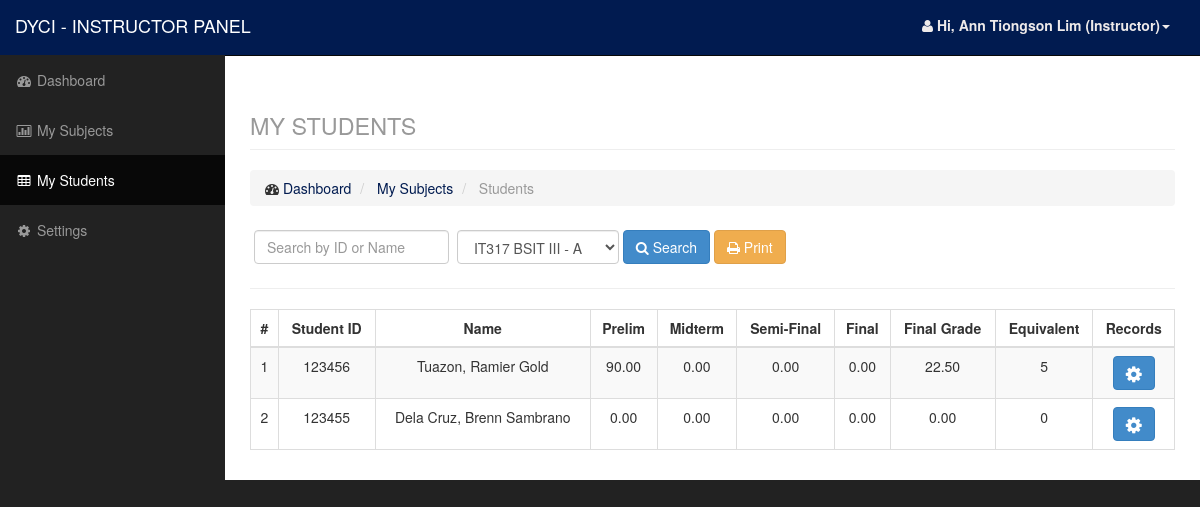
Page /teacher/student.php?classid=12 (signed in) on the committed database.
### tables this page shows
CREATE TABLE `student` (
  `id` int(11) NOT NULL,
  `studid` varchar(100) NOT NULL,
  `fname` varchar(50) NOT NULL,
  `midname` varchar(50) NOT NULL,
  `lname` varchar(50) NOT NULL,
  `college` varchar(50) NOT NULL,
  `course` varchar(100) NOT NULL,
  `year` varchar(50) NOT NULL,
  `section` varchar(50) NOT NULL
);

CREATE TABLE `studentsubjectlec` (
  `id` int(11) NOT NULL,
  `studid` int(11) NOT NULL,
  `classid` int(11) NOT NULL,
  `att1` float NOT NULL,
  `att2` float NOT NULL,
  `att3` float NOT NULL,
  `att4` float NOT NULL,
  `exam1` float NOT NULL,
  `exam2` float NOT NULL,
  `exam3` float NOT NULL,
  `exam4` float NOT NULL,
  `quiz1` float NOT NULL,
  `quiz2` float NOT NULL,
  `quiz3` float NOT NULL,
  `quiz4` float NOT NULL,
  `project1` float NOT NULL,
  `project2` float NOT NULL,
  `project3` float NOT NULL,
  `project4` float NOT NULL,
  `ass1` float NOT NULL,
  `ass2` float NOT NULL,
  `ass3` float NOT NULL,
  `ass4` float NOT NULL,
  `sw1` double NOT NULL,
  `sw2` double NOT NULL,
  `sw3` double NOT NULL,
  `sw4` double NOT NULL,
  `gw1` float NOT NULL,
  `gw2` float NOT NULL,
  `gw3` float NOT NULL,
  `gw4` float NOT NULL,
  `rec1` float NOT NULL,
  `rec2` float NOT NULL,
  `rec3` float NOT NULL,
  `rec4` float NOT NULL,
  `charc1` float NOT NULL,
  `charc2` float NOT NULL,
  `charc3` float NOT NULL,
  `charc4` float NOT NULL
);

### teacher/data/subject_model.php (called while the page is built, shortened)
<?php
    $subject = new Datasubject();
    class Datasubject {
        function getallsubject($id){
            $q = "select * from class where teacher=$id order by subject asc";
            $r = mysql_query($q);
            return $r;
        }
        function getsubjectbyid($id){
            $q = "select * from class where id=$id";
            $r = mysql_query($q);
            return $r;
        }
        function getsubjectbycode($code){
            $q = "select * from subject where code='$code'";
            $r = mysql_query($q);
            $data = mysql_fetch_array($r);
            return $data;
        }
    }

### teacher/data/student_model.php (called while the page is built, shortened)
<?php
    $student = new Datastudent();
    class Datastudent {
        function getstudentbyclass($classid){
            $q = "select * from studentsubject where classid=$classid";
            $r = mysql_query($q);
            $q3 = "select * from studentsubjectlec where classid=$classid";
            $r3 = mysql_query($q3);
            $q4 = "select * from studentsubjectlab where classid=$classid";
            $r4 = mysql_query($q4);
            $student = array();
            if($classid != null){
                while($row = mysql_fetch_array($r3)){
                    $q2 = 'select * from student where id='.$row['studid'].'';
                    $r2 = mysql_query($q2);
                    $student[] = mysql_fetch_array($r2);
                }
            }
            return $student;
        }
        function getstudentgrade($studid, $classid){
            $id = $_SESSION['id'];
            $q = "select * from teacher where teachid='$id'";
            $r = mysql_query($q);
            if ($row = mysql_fetch_array($r)) {
                $id = $row['id'];
            }
            $q = "SELECT * FROM `studentsubjectlec` LEFT JOIN criteria ON studentsubjectlec.classid = criteria.classid WHERE studentsubjectlec.studid='$studid' and criteria.teachid='$id'";
            $r = mysql_query($q);
            if($row = mysql_fetch_array($r)){
                $att1 = ($row['att1']) * (($row['catt1']) / 100 );
                $att2 = ($row['att2']) * (($row['catt2']) / 100 );
                $att3 = ($row['att3']) * (($row['catt3']) / 100 );
                $att4 = ($row['att4']) * (($row['catt4']) / 100 );
                $exam1 = ($row['exam1']) *  (($row['cexam1']) / 100);
                $exam2 = ($row['exam2']) *  (($row['cexam2']) / 100);
                $exam3 = ($row['exam3']) *  (($row['cexam3']) / 100);
                $exam4 = ($row['exam4']) *  (($row['cexam4']) / 100);
                $quiz1 = ($row['quiz1']) * (($row['cquiz1']) / 100);
                $quiz2 = ($row['quiz2']) * (($row['cquiz2']) / 100);
                $quiz3 = ($row['quiz3']) * (($row['cquiz3']) / 100);
                $quiz4 = ($row['quiz4']) * (($row['cquiz4']) / 100);
                $ass1 = ($row['ass1']) * (($row['cass1']) / 100);
                $ass2 = ($row['ass2']) * (($row['cass2']) / 100);
                $ass3 = ($row['ass3']) * (($row['cass3']) / 100);
                $ass4 = ($row['ass4']) * (($row['cass4']) / 100);
                $rec1 = ($row['rec1']) * (($row['crec1']) / 100);
                $rec2 = ($row['rec2']) * (($row['crec2']) / 100);
                $rec3 = ($row['rec3']) * (($row['crec3']) / 100);
                $rec4 = ($row['rec4']) * (($row['crec4']) / 100);
                $sw1 = ($row['sw1']) * (($row['csw1']) / 100);
                $sw2 = ($row['sw2']) * (($row['csw2']) / 100);
                $sw3 = ($row['sw3']) * (($row['csw3']) / 100);
                $sw4 = ($row['sw4']) * (($row['csw4']) / 100);
                $gw1 = ($row['gw1']) * (($row['cgw1']) / 100);
                $gw2 = ($row['gw2']) * (($row['cgw2']) / 100);
                $gw3 = ($row['gw3']) * (($row['cgw3']) / 100);
                $gw4 = ($row['gw4']) * (($row['cgw4']) / 100);
                $project1 = ($row['project1']) * (($row['cproject1']) / 100);
                $project2 = ($row['project2']) * (($row['cproject2']) / 100);
                $project3 = ($row['project3']) * (($row['cproject3']) / 100);
                $project4 = ($row['project4']) * (($row['cproject4']) / 100);
                $charc1 = ($row['charc1']) * (($row['ccharc1']) / 100);
                $charc2 = ($row['charc2']) * (($row['ccharc2']) / 100);
                $charc3 = ($row['charc3']) * (($row['ccharc3']) / 100);
                $charc4 = ($row['charc4']) * (($row['ccharc4']) / 100);
                $lecprelim = ($quiz1 + $ass1 + $rec1 + $sw1 + $gw1) * (($row['cstandlec1']) / 100);
                $lecmidterm = ($quiz2 + $ass2 + $rec2 + $sw2 + $gw2) * (($row['cstandlec2']) / 100);
                $lecsemis = ($quiz3 +  $ass3 + $rec3 + $sw3 + $gw3) * (($row['cstandlec3']) / 100);
                $lecfinals = ($quiz4 + $ass4 + $rec4 + $sw4 + $gw4) * (($row['cstandlec4']) / 100);
                $prelim = $att1 + $exam1 + $project1 + $lecprelim + $charc1;
                $midterm = $att2 + $exam2 + $project2 + $lecmidterm + $charc2;
                $semifinal = $att3 + $exam3 + $project3 + $lecsemis + $charc3;
                $final = $att4 + $exam4 + $project4 + $lecfinals + $charc4;
                $total = ($prelim * (($row['wdprelim']) / 100)) + ($midterm * (($row['wdmidterm']) / 100)) + ($semifinal * (($row['wdsemifinal']) / 100)) + ($final * (($row['wdfinal']) / 100));
                $data = array(
                    'eqtotal' => $this->gradeconversion($total),
                    'prelim' =>number_format($prelim, 2),
                    'midterm' =>number_format($midterm, 2),
                    'semifinal' =>number_format($semifinal, 2),
                    'final' =>number_format($final, 2),
                    'total' =>number_format($total, 2),
                    'att1' => $row['att1'],
                    'att2' => $row['att2'],
                    'att3' => $row['att3'],
                    'att4' => $row['att4'],
                    'exam1' => $row['exam1'],
                    'exam2' => $row['exam2'],
                    'exam3' => $row['exam3'],
                    'exam4' => $row['exam4'],
                    'project1' => $row['project1'],
                    'project2' => $row['project2'],
                    'project3' => $row['project3'],
                    'project4' => $row['project4'],
                    'quiz1' => $row['quiz1'],
                    'quiz2' => $row['quiz2'],
                    'quiz3' => $row['quiz3'],
                    'quiz4' => $row['quiz4'],
                    'ass1' => $row['ass1'],
                    'ass2' => $row['ass2'],
                    'ass3' => $row['ass3'],
                    'ass4' => $row['ass4'],
                    'rec1' => $row['rec1'],
                    'rec2' => $row['rec2'],
                    'rec3' => $row['rec3'],
                    'rec4' => $row['rec4'],
                    'sw1' => $row['sw1'],
                    'sw2' => $row['sw2'],
                    'sw3' => $row['sw3'],
                    'sw4' => $row['sw4'],
                    'gw1' => $row['gw1'],
                    'gw2' => $row['gw2'],
                    'gw3' => $row['gw3'],
                    'gw4' => $row['gw4'],
                    'charc1' => $row['charc1'],
                    'charc2' => $row['charc2'],
                    'charc3' => $row['charc3'],
                    'charc4' => $row['charc4'],
                    'cstandlec1' =>$row['cstandlec1'],
                    'cstandlec2' =>$row['cstandlec2'],
                    'cstandlec3' =>$row['cstandlec3'],
                    'cstandlec4' =>$row['cstandlec4'],
                    'cproject1' =>$row['cproject1'],
                    'cproject2' =>$row['cproject2'],
                    'cproject3' =>$row['cproject3'],
                    'cproject4' =>$row['cproject4'],
                );
            }
            return $data;
        }
        function gradeconversion($grade){
            $grade = number_format($grade);
            if($grade==0){
                 $data = 0;
            }else{
                switch ($grade) {
                     default:
                         $data = 5.0;
                }
            }
            return $data;
        }
    }

### teacher/student.php (the view, shortened to what this page needs)
<?php
    include('include/header.php');
    include('include/sidebar.php');
    include('data/subject_model.php');
    include('data/student_model.php');
    $mysubject = $subject->getallsubject($id);
    $classid = isset($_GET['classid']) ? $_GET['classid'] : null;
    $search = isset($_POST['search']) ? $_POST['search'] : null;
    if(isset($_POST['search'])){
        $classid = $_POST['subject'];
        $mystudent = $student->getstudentbysearch($classid,$search);
    }else{
        $mystudent = $student->getstudentbyclass($classid);
    }
    $subjectinfo = $subject->getsubjectbyid($classid);
?>
<div id="page-wrapper">
    <div class="container-fluid">
        <div class="row">
            <div class="col-lg-12">
                <h1 class="page-header">
                    <small>MY STUDENTS</small>
                </h1>
                <ol class="breadcrumb">
                    <li>
                        <i class="fa fa-dashboard"></i> <a href="index.php">Dashboard</a>
                    </li>
                    <li>
                        <a href="subject.php">My Subjects</a>
                    </li>
                    <li class="active">
                        Students
                    </li>
                </ol>
            </div>
        </div>
        <div class="row">
            <div class="col-lg-12">
                <div class="form-inline form-padding">
                    <form action="student.php?classid=<?php echo $classid?>" method="post">
                        <input type="text" class="form-control" name="search" placeholder="Search by ID or Name">
                        <select name="subject" class="form-control" required>
                            <?php while($row = mysql_fetch_array($mysubject)): ?>
                                <option value="<?php echo $row['id']?>" <?php if($row['id']==$classid) echo 'selected'; ?>><?php echo $row['subject'].' '.$row['course'].' '.$row['year'].' - '.$row['section'];?></option>
                            <?php endwhile; ?>
                        </select>
                        <button type="submit" name="submit" class="btn btn-primary"><i class="fa fa-search"></i> Search</button>
                        <a href="print.php?classid=<?php echo $classid; ?>" target="_blank"><button type="button" name="submit" class="btn btn-success"><i class="fa fa-print"></i> Print</button></a>
                    </form>
                </div>
            </div>
        </div>
        <hr/>
        <?php while($row = @mysql_fetch_array($subjectinfo)): ?>
        <?php $subjecttype = $subject->getsubjectbycode($row['subject'],$id); ?>
        <?php endwhile; ?>
        <div class="row">
            <div class="col-lg-12">
                <div class="table-responsive">
                    <table class="table table-striped table-bordered">
                        <thead>
                            <tr>
                                <th class="text-center">#</th>
                                <th class="text-center">Student ID</th>
                                <th class="text-center">Name</th>
                                <th class="text-center">Prelim</th>
                                <th class="text-center">Midterm</th>
                                <th class="text-center">Semi-Final</th>
                                <th class="text-center">Final</th>
                                <th class="text-center">Final Grade</th>
                                <th class="text-center">Equivalent</th>
                                <th class="text-center">Records</th>
                            </tr>
                        </thead>
                        <tbody>
                    <?php $c=1; ?>
                    <?php foreach($mystudent as $row): ?>
                        <tr>
                            <td class="text-center"><?php echo $c; ?></td>
                            <td class="text-center"><?php echo $row['studid']; ?></td>
                            <td class="text-center"><?php echo $row['lname'].', '.$row['fname'].' '.$row['midname']; ?></td>
                            <?php if($subjecttype['type'] == 'Lecture'): ?>
                                <?php $grade = $student->getstudentgrade($row['id'],$classid); ?>
                            <?php elseif($subjecttype['type'] == 'Lec-Lab'): ?>
                                <?php $grade = $student->getstudentgradeleclab($row['id'],$classid); ?>
                            <?php else: ?>
                                <?php $grade = $student->getstudentgradelab($row['id'],$classid); ?>
                            <?php endif; ?>
                            <td class="text-center"><?php echo $grade['prelim'];?></td>
                            <td class="text-center"><?php echo $grade['midterm'];?></td>
                            <td class="text-center"><?php echo $grade['semifinal'];?></td>
                            <td class="text-center"><?php echo $grade['final'];?></td>
                            <td class="text-center"><?php echo $grade['total'];?></td>
                            <td class="text-center"><?php echo $grade['eqtotal'];?></td>
                            <?php if($subjecttype['type'] == 'Lecture'): ?>
                            <td class="text-center"><a href="lec.php?studid=<?php echo $row['id']; ?>&classid=<?php echo $classid; ?>" class="btn btn-primary"><i class="fa fa-gear fa-lg" title="Grades"></i></a></td>
                            <?php elseif($subjecttype['type'] == 'Lec-Lab'): ?>
                            <td class="text-center"><a href="leclab.php?studid=<?php echo $row['id']; ?>&classid=<?php echo $classid; ?>" class="btn btn-primary"><i class="fa fa-gear fa-lg" title="Grades"></i></a></td>
                            <?php else: ?>
                            <td class="text-center"><a href="lab.php?studid=<?php echo $row['id']; ?>&classid=<?php echo $classid; ?>" class="btn btn-primary"><i class="fa fa-gear fa-lg" title="Grades"></i></a></td>
                            <?php endif; ?>
                            </tr>
                    <?php $c++; ?>
                    <?php endforeach; ?>
                        </tbody>
                    </table>
                </div>
            </div>
        </div>
    </div>
</div>
<?php include('include/footer.php');

### css/sb-admin.css (style rules this page uses)
body { margin-top: 100px; background-color: #222; }
@media (min-width:768px) { body { margin-top: 50px; } }
#page-wrapper { width: 100%; padding: 0; background-color: #fff; }
@media (min-width:768px) { #page-wrapper { padding: 10px; } }
input { margin: .4rem; }

### rows in the picture
student: studid "123456", lname "Tuazon", fname "Ramier", midname "Gold", prelim "90.00", midterm "0.00", semifinal "0.00", final "0.00", total "22.50", studentsubjectlec.id "5"
student: studid "123455", lname "Dela Cruz", fname "Brenn", midname "Sambrano", prelim "0.00", midterm "0.00", semifinal "0.00", final "0.00", total "0.00", eqtotal "0"

### other values in the picture
$_SESSION['name'] "Ann Tiongson Lim"
form field subject "IT317 BSIT III - A"
